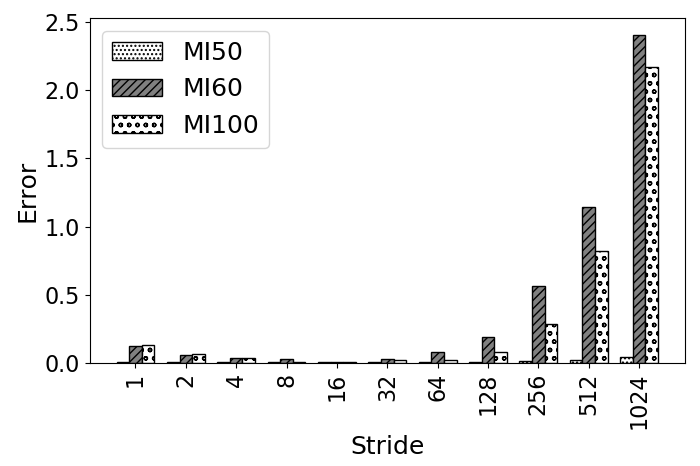

Reproduce this figure in Python.
import random
import matplotlib
import matplotlib.pyplot as plt
from matplotlib import style

import numpy as np
import matplotlib.patches as mpatches

#plt.rcdefaults()
fig, ax = plt.subplots()

fig.set_size_inches(7, 5)


#stride = ['stride-1', 'stride-2', 'stride-4', 'stride-8', 'stride-16', 'stride-32', 'stride-64', 'stride-128', 'stride-256', 'stride-512', 'stride-1024', 'stride-2048', 'stride-4096', 'stride-8192']
stride = ['1', '2', '4', '8', '16', '32', '64', '128', '256', '512', '1024']

total_MI50_200M=[0.00298657746755297,0.00298657746755297,0.00290124915842442,0.00285858494925158,0.00312310245926399,0.00291831483189995,0.00383985254966209,0.00547809988777575,0.0103925198430576,0.0194010352679083,0.0406874385849984]
total_MI60_200M=[0.124218838223607,0.0542425614770352,0.0363387901230145,0.0272139253400035,0.00783298639517775,0.0251328817945799,0.0779168423163659,0.192703138030841,0.562627788955776,1.14163224813735,2.4093309296153]
total_MI100_200M=[0.132900472927973,0.0631920424077447,0.036509332484861,0.00883122002664725,0.00639959042621272,0.0167395973896466,0.0228811633254367,0.0758719907009487,0.288089247935437,0.82357373826005,2.17470789524298]


def average(lst):
    return sum(lst) / len(lst)

print("accurcy")
print("Broadwell showed {:.3f}".format((100-average(total_MI50_200M)))+"\% accuracy, Sky Lake showed {:.1f}".format((100-average(total_MI60_200M)))+"\% accuracy, and Cascade Lake showed {:.1f}".format((100-average(total_MI100_200M)))+"\% accuracy")


barwidth=.25
# Set position of bar on X axis
r1 = np.arange(len(total_MI50_200M))
r2 = [x + barwidth for x in r1]
r3 = [x + barwidth for x in r2]


x_pos = np.arange(len(stride))  # the label locations
#ax.barh(x_pos, read, hatch='....', color='white', edgecolor='black')
#rects1 = plt.bar(x, traffic, .8, hatch='....', color='white', edgecolor='black')
plt.bar(r1, total_MI50_200M, width=barwidth, hatch='....', color='white', edgecolor='black', label='MI50')
plt.bar(r2, total_MI60_200M, width=barwidth, hatch='////', color='grey', edgecolor='black', label='MI60')
plt.bar(r3, total_MI100_200M, width=barwidth, hatch='oo', color='white', edgecolor='black', label='MI100')

#plt.legend(handlelength=3, fontsize=12)

plt.legend(loc="upper left", fontsize=18)


ax.set_ylabel('Error', fontsize=18)
ax.set_xlabel('Stride', fontsize=18)


#plt.title('', fontsize=18)
#ax.set_xticks(x_pos)

plt.yticks(fontsize=16)
#plt.yticks(np.arange(0, 100, 10), fontsize=14)
#ax.get_yaxis().get_major_formatter().set_scientific(False)

plt.xticks([r + barwidth for r in range(len(total_MI50_200M))], stride, fontsize=16, rotation=90)

#plt.xticks(rotation=90, fontsize=14)
#ax.set_xticklabels(stride, fontsize=12)

#ax.invert_yaxis()
plt.tight_layout()

plt.show()
fig.savefig('200_amd_experiments.png', dpi=100)

# Example data
